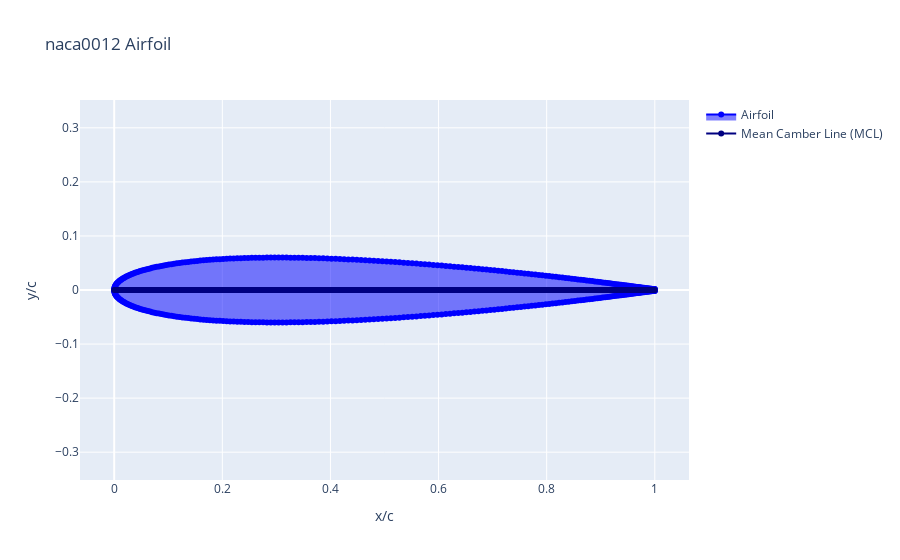

This figure's notebook cell:
### Code cell
airfoil = Airfoil(name="naca0012")
airfoil.draw()

### Figure 1 — Plotly figure (JSON) as saved in the notebook; plotly's stock layout.template omitted (floating-point values rounded to 4 significant figures; data arrays with more than 128 entries replaced by an {"elided": "..."} marker saying what was removed)
{"data": [{"fill": "toself", "line": {"color": "blue"}, "mode": "lines+markers", "name": "Airfoil", "type": "scatter", "x": {"elided": "399 float values"}, "y": {"elided": "399 float values"}}, {"line": {"color": "navy"}, "mode": "lines+markers", "name": "Mean Camber Line (MCL)", "type": "scatter", "x": {"elided": "399 float values"}, "y": {"elided": "399 int values"}}], "layout": {"autosize": true, "title": {"text": "naca0012 Airfoil"}, "xaxis": {"autorange": true, "domain": [0, 1], "range": [-0.06095, 1.061], "title": {"text": "x/c"}, "type": "linear"}, "yaxis": {"autorange": true, "domain": [0, 1], "range": [-0.1166, 0.1166], "scaleanchor": "x", "scaleratio": 1, "title": {"text": "y/c"}, "type": "linear"}}}
